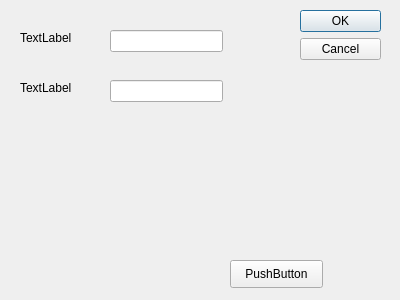
<?xml version="1.0" encoding="UTF-8"?>
<ui version="4.0">
 <class>Dialog</class>
 <widget class="QDialog" name="Dialog">
  <property name="geometry">
   <rect>
    <x>0</x>
    <y>0</y>
    <width>400</width>
    <height>300</height>
   </rect>
  </property>
  <property name="windowTitle">
   <string>Dialog</string>
  </property>
  <widget class="QDialogButtonBox" name="buttonBox">
   <property name="geometry">
    <rect>
     <x>300</x>
     <y>10</y>
     <width>81</width>
     <height>241</height>
    </rect>
   </property>
   <property name="orientation">
    <enum>Qt::Vertical</enum>
   </property>
   <property name="standardButtons">
    <set>QDialogButtonBox::Cancel|QDialogButtonBox::Ok</set>
   </property>
  </widget>
  <widget class="QPushButton" name="pushButton">
   <property name="geometry">
    <rect>
     <x>230</x>
     <y>260</y>
     <width>93</width>
     <height>28</height>
    </rect>
   </property>
   <property name="text">
    <string>PushButton</string>
   </property>
  </widget>
  <widget class="QLabel" name="label">
   <property name="geometry">
    <rect>
     <x>20</x>
     <y>30</y>
     <width>91</width>
     <height>16</height>
    </rect>
   </property>
   <property name="text">
    <string>TextLabel</string>
   </property>
  </widget>
  <widget class="QLineEdit" name="lineEdit">
   <property name="geometry">
    <rect>
     <x>110</x>
     <y>30</y>
     <width>113</width>
     <height>22</height>
    </rect>
   </property>
  </widget>
  <widget class="QLineEdit" name="lineEdit_2">
   <property name="geometry">
    <rect>
     <x>110</x>
     <y>80</y>
     <width>113</width>
     <height>22</height>
    </rect>
   </property>
  </widget>
  <widget class="QLabel" name="label_2">
   <property name="geometry">
    <rect>
     <x>20</x>
     <y>80</y>
     <width>55</width>
     <height>16</height>
    </rect>
   </property>
   <property name="text">
    <string>TextLabel</string>
   </property>
  </widget>
 </widget>
 <resources/>
 <connections>
  <connection>
   <sender>buttonBox</sender>
   <signal>accepted()</signal>
   <receiver>Dialog</receiver>
   <slot>accept()</slot>
   <hints>
    <hint type="sourcelabel">
     <x>248</x>
     <y>254</y>
    </hint>
    <hint type="destinationlabel">
     <x>157</x>
     <y>274</y>
    </hint>
   </hints>
  </connection>
  <connection>
   <sender>buttonBox</sender>
   <signal>rejected()</signal>
   <receiver>Dialog</receiver>
   <slot>reject()</slot>
   <hints>
    <hint type="sourcelabel">
     <x>316</x>
     <y>260</y>
    </hint>
    <hint type="destinationlabel">
     <x>286</x>
     <y>274</y>
    </hint>
   </hints>
  </connection>
 </connections>
</ui>
